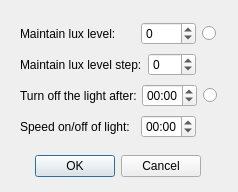
<?xml version="1.0" encoding="UTF-8"?>
<ui version="4.0">
 <class>SettingWindow</class>
 <widget class="QDialog" name="SettingWindow">
  <property name="geometry">
   <rect>
    <x>0</x>
    <y>0</y>
    <width>238</width>
    <height>192</height>
   </rect>
  </property>
  <property name="minimumSize">
   <size>
    <width>238</width>
    <height>192</height>
   </size>
  </property>
  <property name="maximumSize">
   <size>
    <width>238</width>
    <height>192</height>
   </size>
  </property>
  <property name="windowTitle">
   <string>Dialog</string>
  </property>
  <widget class="QDialogButtonBox" name="buttonBox">
   <property name="geometry">
    <rect>
     <x>30</x>
     <y>150</y>
     <width>171</width>
     <height>32</height>
    </rect>
   </property>
   <property name="orientation">
    <enum>Qt::Horizontal</enum>
   </property>
   <property name="standardButtons">
    <set>QDialogButtonBox::Cancel|QDialogButtonBox::Ok</set>
   </property>
  </widget>
  <widget class="QWidget" name="layoutWidget">
   <property name="geometry">
    <rect>
     <x>20</x>
     <y>20</y>
     <width>197</width>
     <height>120</height>
    </rect>
   </property>
   <layout class="QVBoxLayout" name="verticalLayout_4">
    <item>
     <layout class="QHBoxLayout" name="horizontalLayout_11">
      <item>
       <widget class="QLabel" name="label_9">
        <property name="text">
         <string>Maintain lux level:</string>
        </property>
       </widget>
      </item>
      <item>
       <widget class="QSpinBox" name="SB_MaintainLuxLevel">
        <property name="enabled">
         <bool>true</bool>
        </property>
        <property name="maximumSize">
         <size>
          <width>55</width>
          <height>16777215</height>
         </size>
        </property>
        <property name="wrapping">
         <bool>true</bool>
        </property>
        <property name="frame">
         <bool>true</bool>
        </property>
        <property name="readOnly">
         <bool>false</bool>
        </property>
        <property name="buttonSymbols">
         <enum>QAbstractSpinBox::UpDownArrows</enum>
        </property>
        <property name="accelerated">
         <bool>false</bool>
        </property>
        <property name="keyboardTracking">
         <bool>true</bool>
        </property>
        <property name="showGroupSeparator" stdset="0">
         <bool>false</bool>
        </property>
        <property name="maximum">
         <number>65536</number>
        </property>
        <property name="value">
         <number>0</number>
        </property>
       </widget>
      </item>
      <item>
       <widget class="QRadioButton" name="RB_MaintainLuxLevel">
        <property name="enabled">
         <bool>true</bool>
        </property>
        <property name="maximumSize">
         <size>
          <width>15</width>
          <height>16777215</height>
         </size>
        </property>
        <property name="text">
         <string/>
        </property>
        <property name="autoExclusive">
         <bool>false</bool>
        </property>
       </widget>
      </item>
     </layout>
    </item>
    <item>
     <layout class="QHBoxLayout" name="horizontalLayout_15">
      <item>
       <widget class="QLabel" name="label_8">
        <property name="text">
         <string>Maintain lux level step:</string>
        </property>
       </widget>
      </item>
      <item>
       <widget class="QSpinBox" name="SB_MaintainLuxLevelstep">
        <property name="enabled">
         <bool>true</bool>
        </property>
        <property name="maximumSize">
         <size>
          <width>55</width>
          <height>16777215</height>
         </size>
        </property>
        <property name="wrapping">
         <bool>true</bool>
        </property>
        <property name="frame">
         <bool>true</bool>
        </property>
        <property name="readOnly">
         <bool>false</bool>
        </property>
        <property name="buttonSymbols">
         <enum>QAbstractSpinBox::UpDownArrows</enum>
        </property>
        <property name="accelerated">
         <bool>false</bool>
        </property>
        <property name="keyboardTracking">
         <bool>true</bool>
        </property>
        <property name="showGroupSeparator" stdset="0">
         <bool>false</bool>
        </property>
        <property name="maximum">
         <number>100</number>
        </property>
       </widget>
      </item>
      <item>
       <spacer name="horizontalSpacer_2">
        <property name="orientation">
         <enum>Qt::Horizontal</enum>
        </property>
        <property name="sizeType">
         <enum>QSizePolicy::Fixed</enum>
        </property>
        <property name="sizeHint" stdset="0">
         <size>
          <width>21</width>
          <height>15</height>
         </size>
        </property>
       </spacer>
      </item>
     </layout>
    </item>
    <item>
     <layout class="QHBoxLayout" name="horizontalLayout_4">
      <item>
       <widget class="QLabel" name="label_7">
        <property name="text">
         <string>Turn off the light after:</string>
        </property>
       </widget>
      </item>
      <item>
       <widget class="QTimeEdit" name="TE_TurnOffLight">
        <property name="enabled">
         <bool>true</bool>
        </property>
        <property name="maximumSize">
         <size>
          <width>55</width>
          <height>16777215</height>
         </size>
        </property>
        <property name="wrapping">
         <bool>true</bool>
        </property>
        <property name="frame">
         <bool>true</bool>
        </property>
        <property name="readOnly">
         <bool>false</bool>
        </property>
        <property name="buttonSymbols">
         <enum>QAbstractSpinBox::UpDownArrows</enum>
        </property>
        <property name="accelerated">
         <bool>false</bool>
        </property>
        <property name="keyboardTracking">
         <bool>true</bool>
        </property>
        <property name="showGroupSeparator" stdset="0">
         <bool>false</bool>
        </property>
        <property name="currentSection">
         <enum>QDateTimeEdit::MinuteSection</enum>
        </property>
        <property name="displayFormat">
         <string>mm:ss</string>
        </property>
        <property name="calendarPopup">
         <bool>false</bool>
        </property>
        <property name="timeSpec">
         <enum>Qt::LocalTime</enum>
        </property>
        <property name="time">
         <time>
          <hour>0</hour>
          <minute>0</minute>
          <second>0</second>
         </time>
        </property>
       </widget>
      </item>
      <item>
       <widget class="QRadioButton" name="RB_TurnOffLight">
        <property name="enabled">
         <bool>true</bool>
        </property>
        <property name="maximumSize">
         <size>
          <width>15</width>
          <height>16777215</height>
         </size>
        </property>
        <property name="text">
         <string/>
        </property>
        <property name="checked">
         <bool>false</bool>
        </property>
        <property name="autoExclusive">
         <bool>false</bool>
        </property>
       </widget>
      </item>
     </layout>
    </item>
    <item>
     <layout class="QHBoxLayout" name="horizontalLayout_10">
      <item>
       <widget class="QLabel" name="label_10">
        <property name="text">
         <string>Speed on/off of light:</string>
        </property>
       </widget>
      </item>
      <item>
       <widget class="QTimeEdit" name="TE_SpeedOnOffLight">
        <property name="enabled">
         <bool>true</bool>
        </property>
        <property name="maximumSize">
         <size>
          <width>55</width>
          <height>16777215</height>
         </size>
        </property>
        <property name="wrapping">
         <bool>true</bool>
        </property>
        <property name="frame">
         <bool>true</bool>
        </property>
        <property name="readOnly">
         <bool>false</bool>
        </property>
        <property name="buttonSymbols">
         <enum>QAbstractSpinBox::UpDownArrows</enum>
        </property>
        <property name="accelerated">
         <bool>false</bool>
        </property>
        <property name="keyboardTracking">
         <bool>true</bool>
        </property>
        <property name="showGroupSeparator" stdset="0">
         <bool>false</bool>
        </property>
        <property name="currentSection">
         <enum>QDateTimeEdit::MinuteSection</enum>
        </property>
        <property name="displayFormat">
         <string>mm:ss</string>
        </property>
        <property name="calendarPopup">
         <bool>false</bool>
        </property>
        <property name="timeSpec">
         <enum>Qt::LocalTime</enum>
        </property>
        <property name="time">
         <time>
          <hour>0</hour>
          <minute>0</minute>
          <second>0</second>
         </time>
        </property>
       </widget>
      </item>
      <item>
       <spacer name="horizontalSpacer">
        <property name="orientation">
         <enum>Qt::Horizontal</enum>
        </property>
        <property name="sizeType">
         <enum>QSizePolicy::Fixed</enum>
        </property>
        <property name="sizeHint" stdset="0">
         <size>
          <width>21</width>
          <height>15</height>
         </size>
        </property>
       </spacer>
      </item>
     </layout>
    </item>
   </layout>
  </widget>
 </widget>
 <resources/>
 <connections>
  <connection>
   <sender>buttonBox</sender>
   <signal>accepted()</signal>
   <receiver>SettingWindow</receiver>
   <slot>accept()</slot>
   <hints>
    <hint type="sourcelabel">
     <x>248</x>
     <y>254</y>
    </hint>
    <hint type="destinationlabel">
     <x>157</x>
     <y>274</y>
    </hint>
   </hints>
  </connection>
  <connection>
   <sender>buttonBox</sender>
   <signal>rejected()</signal>
   <receiver>SettingWindow</receiver>
   <slot>reject()</slot>
   <hints>
    <hint type="sourcelabel">
     <x>316</x>
     <y>260</y>
    </hint>
    <hint type="destinationlabel">
     <x>286</x>
     <y>274</y>
    </hint>
   </hints>
  </connection>
 </connections>
</ui>
